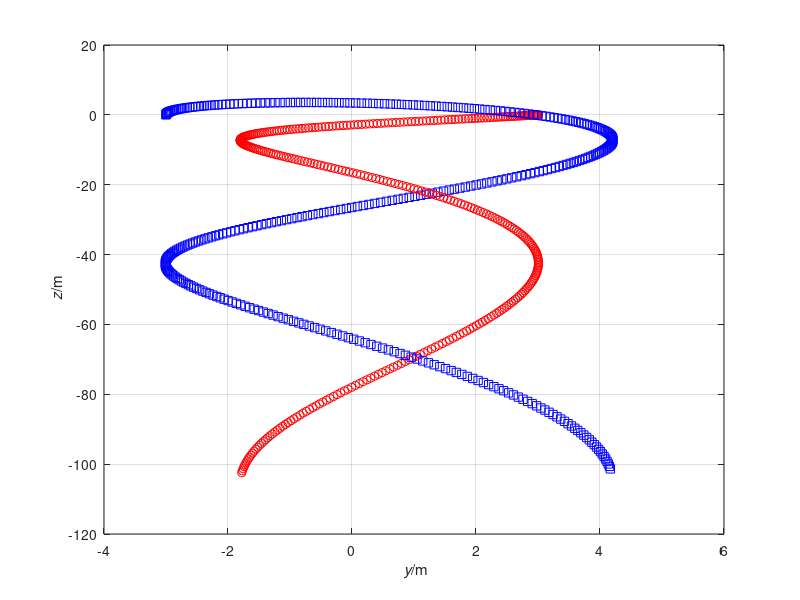

Source code (MATLAB):
%%% Simulation of two bodies connected by Hookean material in 2D
%% Coordinates (t, y, z)

%% Constants
ma = 2;	   % kg: mass of object a
mb = 3;	   % kg: mass of object b
g = 9.81;  % N/kg: gravitational acceleration
ln = 1;	   % m: natural length
k = 5;	   % N/m: spring constant

%% Initial conditions
t = 0;	       % s: initial time
ra = [-3, 0];  % m: initial position of object a
rb = [3, 0];   % m: initial position of object b
va = [0, 10];  % m/s: initial velocity of object a
vb = [0, 0];   % m/s: initial velocity of object b

%% Boundary conditions
Ga = -ma * g * [0, 1];  % N: gravity supply on object a
Gb = -mb * g * [0, 1];  % N: gravity supply on object b

%% Parameters for time loop
t1 = 5;	     % s: final time
dt = 0.001;  % s: time step %@

%% Plotting
dtplot = t1/360;  % time interval between plots
tplot = dtplot;	  % time for next plot
figure
plot(ra(1), ra(2), 'sb')
hold on; grid on
plot(rb(1), rb(2), 'or')
xlabel('{\it y}/m'); ylabel('{\it z}/m') %@

%% State: ra, rb, va, vb
%% Numerical time integration
while t < t1
  %% constitutive relations
  Pa = ma * va;
  Pb = mb * vb;
  l = norm(ra - rb); % calculation of present length
  Fa = -k * (l - ln) * (ra - rb)/l;
  Fb = -Fa; % balance of momentum for Hookean material

  %% balances
  t = t + dt;
  Pa = Pa + (Fa + Ga) * dt;
  Pb = Pb + (Fb + Gb) * dt;
  ra = ra + va * dt;
  rb = rb + vb * dt;

  %% constitutive relations
  va = Pa / ma;
  vb = Pb / mb; %@

  %% plot
  if t > tplot
    plot(ra(1), ra(2), 'sb')
    plot(rb(1), rb(2), 'or')
    pause(0)
    tplot = tplot + dtplot;
  end %@
end
